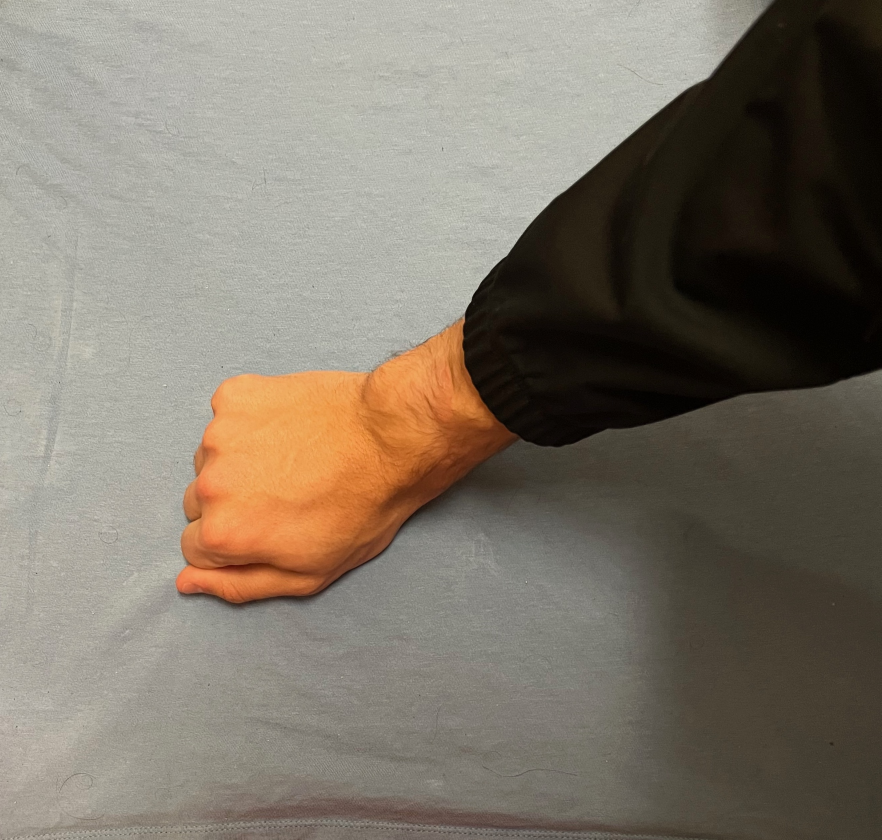
#> input picture images/EzLock1.jpeg, 2645 x 2520 px, found by its file name (shown at 1/3 size); the run also reads 1 picture not shown here
$ python main.py
#> lines starting #> are read from the running program, lines starting #| are printed output that depends on the picture; after the words box and inside, x2 and y2 are one past the last pixel; in counts of white or black regions, pixels touching at a corner belong together
import cv2
import numpy as np


#set of predefined upper and lower bound average differences in neighboring control points (local extrema)
fistL = 24
fistU = 109
palmL = 113
palmU = 197
splayL = 280

#coordinates for locations
upend = 882
lowstart = 1763
leftend = 840
rightstart = 1680

def classify(path):
    img = cv2.imread(path, cv2.IMREAD_COLOR)
#> img is the input picture: shape (2520, 2645, 3); mean B, G, R 105.5, 118.1, 127

    #rotating image since I oriented myself from the side
    img = cv2.rotate(img, cv2.ROTATE_90_CLOCKWISE)
#> img: shape (2645, 2520, 3)


    hsv = cv2.cvtColor(img, cv2.COLOR_BGR2HSV)
#> hsv: shape (2645, 2520, 3); mean H, S, V 23.1, 60.8, 127.2
    #learned how to threshold on a specific color using: https://stackoverflow.com/questions/48109650/how-to-detect-two-different-colors-using-cv2-inrange-in-python-opencv
    lower_red = np.array([0, 100, 100])
    upper_red = np.array([25, 255, 255])

    mask = cv2.inRange(hsv, lower_red, upper_red)
#> mask: shape (2645, 2520); 7.4% white; 39 white regions (38 under 20 px), largest, box (x1, y1, x2, y2) and area: (711, 527, 1566, 1495) 491329
    result = cv2.bitwise_and(img, img, mask=mask)

    gray = cv2.cvtColor(result,cv2.COLOR_BGR2GRAY)
    #learned gaussian blur to reduce noise using: https://docs.opencv.org/4.x/d4/d13/tutorial_py_filtering.html
    blur = cv2.GaussianBlur(gray, (5, 5), 0)

    #learned to threshold grayscale to get binary image using: https://techtutorialsx.com/2019/04/13/python-opencv-converting-image-to-black-and-white/
    ret,thresh = cv2.threshold(blur,20,255,cv2.THRESH_BINARY)
#> thresh: shape (2645, 2520); 7.4% white; 22 white regions (21 under 20 px)

    #learned contours using: https://docs.opencv.org/3.4/d4/d73/tutorial_py_contours_begin.html
    contours, hierarchy = cv2.findContours(thresh, cv2.RETR_EXTERNAL, cv2.CHAIN_APPROX_SIMPLE)
#> contours = 22 contours, 21 with area under 20; largest, box (x1, y1, x2, y2) and area: (710, 526, 1566, 1495) 493902

    #learned how to approximate contours using: https://docs.opencv.org/3.4/dc/dcf/tutorial_py_contour_features.html and https://www.tutorialspoint.com/how-to-approximate-a-contour-shape-in-an-image-using-opencv-python
    #approximated contours because I wanted a simpler outline of the hand to work with that still displayed the gesture but not all the minute details
    for c in contours:
        accuracy= 0.001 * cv2.arcLength(c, True)
        approx= cv2.approxPolyDP(c,accuracy,True)
        cv2.drawContours(img, [approx], 0, (0,255,0),2)
#> this loop made 22 passes
#> accuracy on passes 2, 3, 4, 6, 7, 8, 9, 10: 0.00883, 0.00624, 0.0102, 0.0145, 0.00824, 0.00824, 0.0131, 0.0122

    #learned about centroids and moments using: https://docs.opencv.org/3.4/dd/d49/tutorial_py_contour_features.html
    #using the center of the contours I generated to determine the location of the hand most accurately as people associate their hand location with the center of the hand not the edges
    for i in contours:
        M = cv2.moments(i)
        if M['m00'] != 0:
            cx = int(M['m10']/M['m00'])
            cy = int(M['m01']/M['m00'])
#> this loop made 22 passes
#> (i, cx, cy) on passes 1, 11, 12, 17, 19, 20: ([[1209, 1493], [1207, 1495], [1209, 1495]], 1208, 1494), ([[1081, 1348], [1081, 1349], [1082, 1349], [1082, 1348]], 1081, 1348), ([[1026, 1299], [1026, 1300], [1027, 1300]], 1026, 1299), ([[1072, 1269], [1071, 1270], [1071, 1271], [1072, 1271]], 1071, 1270), ([[1064, 1266], [1064, 1267], [1065, 1267], [1065, 1266]], 1064, 1266), ([[1039, 1244], [1039, 1245], [1040, 1245], [1040, 1244]], 1039, 1244)

    #if statements to determine location based of center of hand
    if cx < leftend:
        if cy < upend:
            location = "Upper Left"
        elif cy > lowstart:
            location = "Lower Left"
        else:
            location = "None"
    elif cx > rightstart:
        if cy < upend:
            location = "Upper Right"
        elif cy > lowstart:
            location = "Lower Right"
        else:
            location = "None"
    elif leftend <= cx <= rightstart:
        if upend<=cy<=lowstart:
            location = "Center"
        else:
            location = "None"

    #finding local extrema by looping through the approximated contours to find points where both neighbors or either less than or greater than the current point
    #this determines where there is a peak or valley in the outline of the hand
    cp=[]
    for i in range(1, len(approx)-1):
        curr = approx[i][0]
        neighbor1 = approx[i-1][0]
        neighbor2 = approx[i+1][0]
        if curr[1] > neighbor1[1] and curr[1] > neighbor2[1]:
            cv2.circle(img, (curr[0], curr[1]), 10, (0, 0, 255), -1)
            cp.append(curr)
        elif curr[1] < neighbor1[1] and curr[1] < neighbor2[1]:
            cv2.circle(img, (curr[0], curr[1]), 10, (255, 0, 0), -1)
            cp.append(curr)
#> this loop made 96 passes
#> (curr, neighbor1, neighbor2) on passes 1 to 8: ([737, 563], [744, 535], [741, 612]), ([741, 612], [737, 563], [710, 706]), ([710, 706], [741, 612], [732, 836]), ([732, 836], [710, 706], [736, 934]), ([736, 934], [732, 836], [753, 969]), ([753, 969], [736, 934], [811, 1043]), ([811, 1043], [753, 969], [834, 1096]), ([834, 1096], [811, 1043], [870, 1149])
#> after the loop, cp = 32 pairs, first value 827 to 1561, second value 541 to 1494

    #finding average difference in neighboring local extrema to determine how extreme the variations in the hand are, this helps identify the differences between the different gestures
    diff=0
    for i in range(len(cp)-1):
        curr= cp[i]
        neighbor = cp[i+1]
        diff = diff + np.absolute(curr[1]-neighbor[1])
#> this loop made 31 passes
#> (curr, neighbor, diff) on passes 1 to 8: ([1025, 1296], [1030, 1264], 32), ([1030, 1264], [1036, 1271], 39), ([1036, 1271], [1019, 1179], 131), ([1019, 1179], [1107, 1297], 249), ([1107, 1297], [1076, 1268], 278), ([1076, 1268], [1079, 1282], 292), ([1079, 1282], [1064, 1279], 295), ([1064, 1279], [1105, 1338], 354)
#> after the loop, diff = 1664
    avgdiff = diff/(len(cp)-1)
#> avgdiff = 53.68

    #if statements to determine the hand gesture and put text on the image to display the gesture and location
    if fistL <= avgdiff <= fistU:
        gesture = "Fist"
    elif palmL < avgdiff <= palmU:
        gesture = "Palm"
    elif splayL < avgdiff:
        gesture = "Splay"
    else:
        gesture = "Unknown"

    img = cv2.putText(thresh, gesture + ", " + location, (1000,2500), cv2.FONT_HERSHEY_SIMPLEX, 3, (255,255,255), 10, cv2.LINE_AA)
#> img: shape (2645, 2520)

    cv2.imshow("image",img)

    cv2.waitKey(0)

    cv2.destroyAllWindows()

    return (gesture,location)

#easy sequence my images
img1 = "/Users/tylerberg/Desktop/Visual Interfaces Assignment 1/images/EzLock1.jpeg"
img2 = "/Users/tylerberg/Desktop/Visual Interfaces Assignment 1/images/EzLock2.jpeg"
img3 = "/Users/tylerberg/Desktop/Visual Interfaces Assignment 1/images/EzLock3.jpeg"
c1 = classify(img1)
c2 = classify(img2)
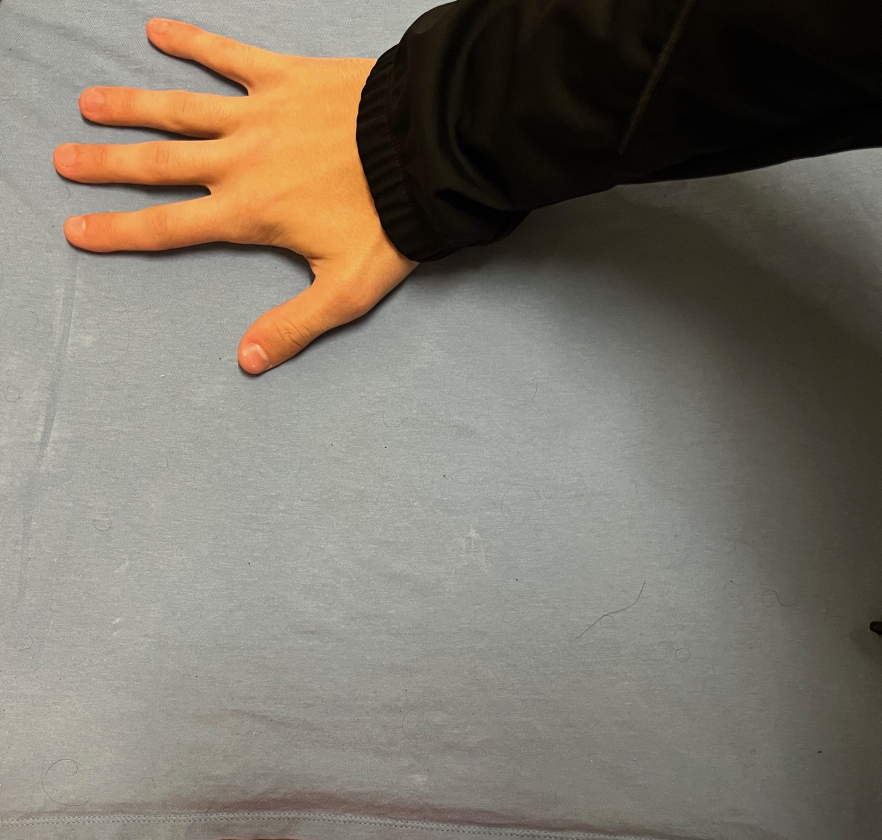
#> input picture images/EzLock2.jpeg, 2645 x 2520 px, found by its file name (shown at 1/3 size)
#> in classify, img is the input picture: shape (2520, 2645, 3); mean B, G, R 105.4, 117.4, 124.8
#> in classify (call 2), `ret,thresh = cv2.threshold(blur,20,255,cv2.THRESH_BINARY)`:
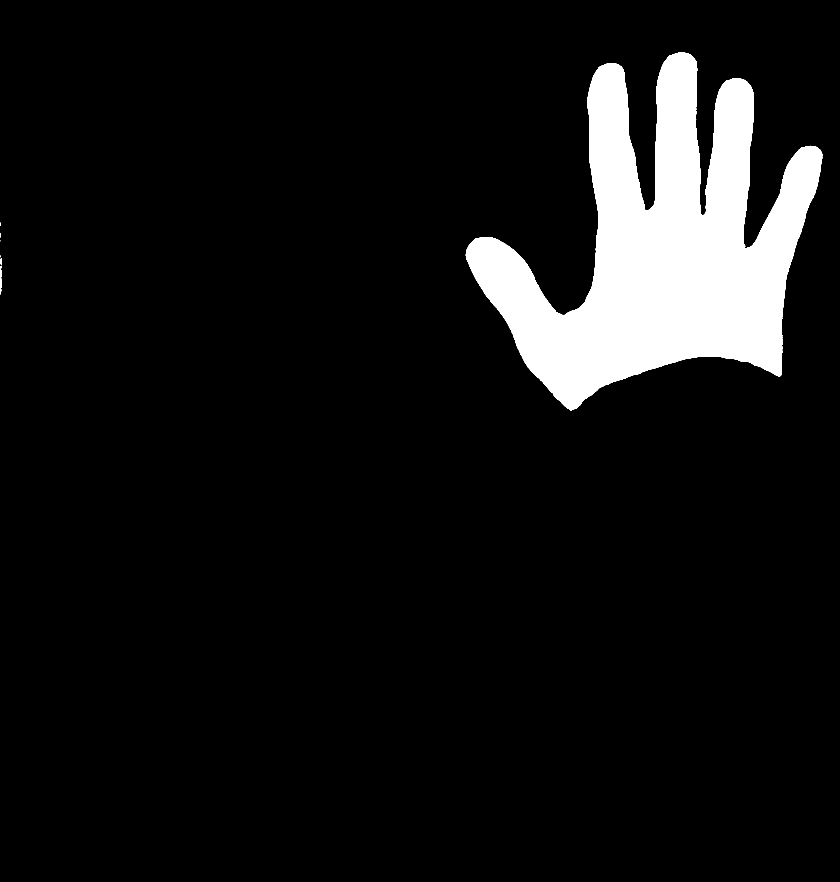
#> thresh: shape (2645, 2520) (shown at 1/3 size); 8.1% white; 7 white regions (3 under 20 px)
#> in classify (call 2), `contours, hierarchy = cv2.findContours(thresh, cv2.RETR_EXTERNAL, cv2...`: contours = 7 contours, 4 with area under 20; largest, box (x1, y1, x2, y2) and area: (1397, 158, 2467, 1233) 535292, (0, 797, 5, 883) 173, (2, 775, 5, 794) 34
#> the loop in classify (call 2), `for c in contours:` made 7 passes
#> accuracy on passes 1, 2, 5, 7: 0.184, 0.0377, 0.0282, 6.49
#> the loop in classify (call 2), `for i in contours:` made 7 passes
#> (i, cx, cy) on pass 6: ([[0, 668], [0, 676], [1, 676], [1, 668]], 0, 672)
#> the loop in classify (call 2), `for i in range(1, len(approx)-1):` made 57 passes
#> (curr, neighbor1, neighbor2) on passes 1 to 8: ([2004, 169], [2062, 159], [1971, 246]), ([1971, 246], [2004, 169], [1966, 593]), ([1966, 593], [1971, 246], [1959, 618]), ([1959, 618], [1966, 593], [1939, 632]), ([1939, 632], [1959, 618], [1884, 398]), ([1884, 398], [1939, 632], [1869, 207]), ([1869, 207], [1884, 398], [1847, 190]), ([1847, 190], [1869, 207], [1822, 190])
#> after the loop in classify (call 2), `for i in range(1, len(approx)-1):`: cp = [[1939, 632], [1693, 945], [1428, 714], [1711, 1232], [2101, 1068], [2334, 1128], [2431, 437], [2235, 744], [2201, 235], [2105, 646]]
#> the loop in classify (call 2), `for i in range(len(cp)-1):` made 9 passes
#> (curr, neighbor, diff) on passes 1 to 8: ([1939, 632], [1693, 945], 313), ([1693, 945], [1428, 714], 544), ([1428, 714], [1711, 1232], 1062), ([1711, 1232], [2101, 1068], 1226), ([2101, 1068], [2334, 1128], 1286), ([2334, 1128], [2431, 437], 1977), ([2431, 437], [2235, 744], 2284), ([2235, 744], [2201, 235], 2793)
#> after the loop in classify (call 2), `for i in range(len(cp)-1):`: diff = 3204
#> in classify (call 2), `avgdiff = diff/(len(cp)-1)`: avgdiff = 356
c3 = classify(img3)
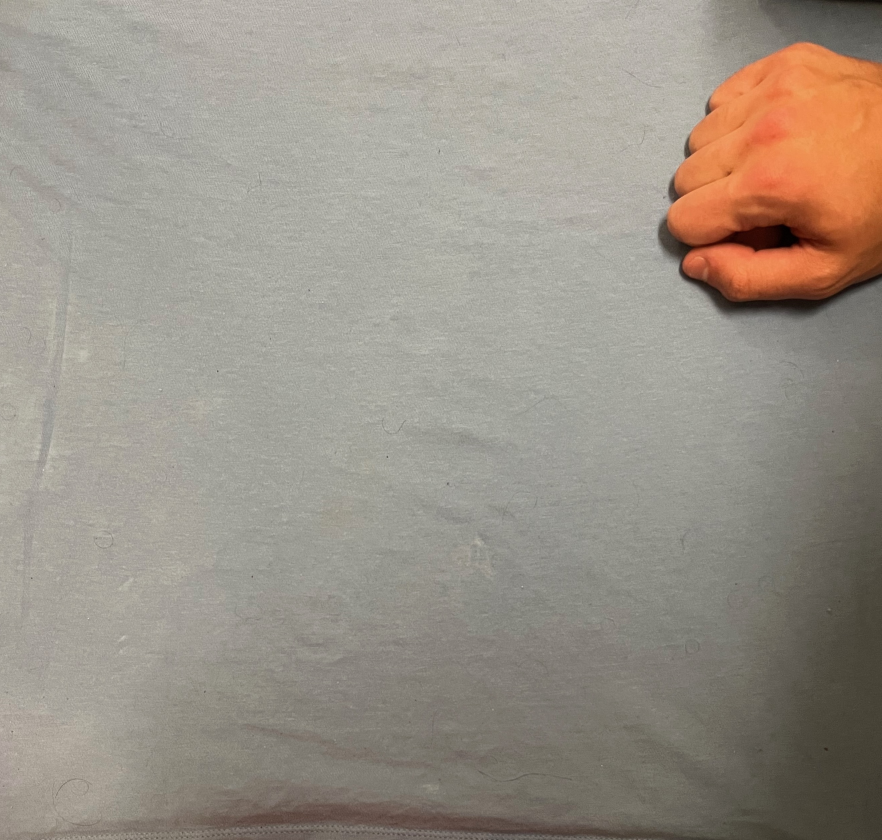
#> input picture images/EzLock3.jpeg, 2645 x 2520 px, found by its file name (shown at 1/3 size)
#> in classify, img is the input picture: shape (2520, 2645, 3); mean B, G, R 135.5, 146.2, 154.2
#> in classify (call 3), `contours, hierarchy = cv2.findContours(thresh, cv2.RETR_EXTERNAL, cv2...`: contours = 1 contour; box (x1, y1, x2, y2) and area: (1621, 1999, 2395, 2645) 380840
#> the loop in classify (call 3), `for c in contours:` made 1 pass
#> accuracy on pass 1: 3.61
#> the loop in classify (call 3), `for i in contours:` made 1 pass
#> (cx, cy) on pass 1: (1997, 2357)
#> the loop in classify (call 3), `for i in range(1, len(approx)-1):` made 67 passes
#> (curr, neighbor1, neighbor2) on passes 1 to 8: ([1686, 2080], [1702, 2054], [1677, 2118]), ([1677, 2118], [1686, 2080], [1681, 2126]), ([1681, 2126], [1677, 2118], [1655, 2160]), ([1655, 2160], [1681, 2126], [1635, 2175]), ([1635, 2175], [1655, 2160], [1639, 2184]), ([1639, 2184], [1635, 2175], [1630, 2190]), ([1630, 2190], [1639, 2184], [1621, 2222]), ([1621, 2222], [1630, 2190], [1635, 2353])
#> the loop in classify (call 3), `for i in range(len(cp)-1):` made 8 passes

if c1[0]=="Fist":
    if c2[0]=="Splay" and c2[1]=="Upper Right":
        if c3[1]=="Lower Right":
            print("Unlocked")
        else:
            print("Failed")
    else:
        print("Failed")
else:
    print("Failed")


#hard sequence my images
img1 = "/Users/tylerberg/Desktop/Visual Interfaces Assignment 1/images/HardLock1.jpeg"
img2 = "/Users/tylerberg/Desktop/Visual Interfaces Assignment 1/images/HardLock2.jpeg"
img3 = "/Users/tylerberg/Desktop/Visual Interfaces Assignment 1/images/HardLock3.jpeg"
c1 = classify(img1)
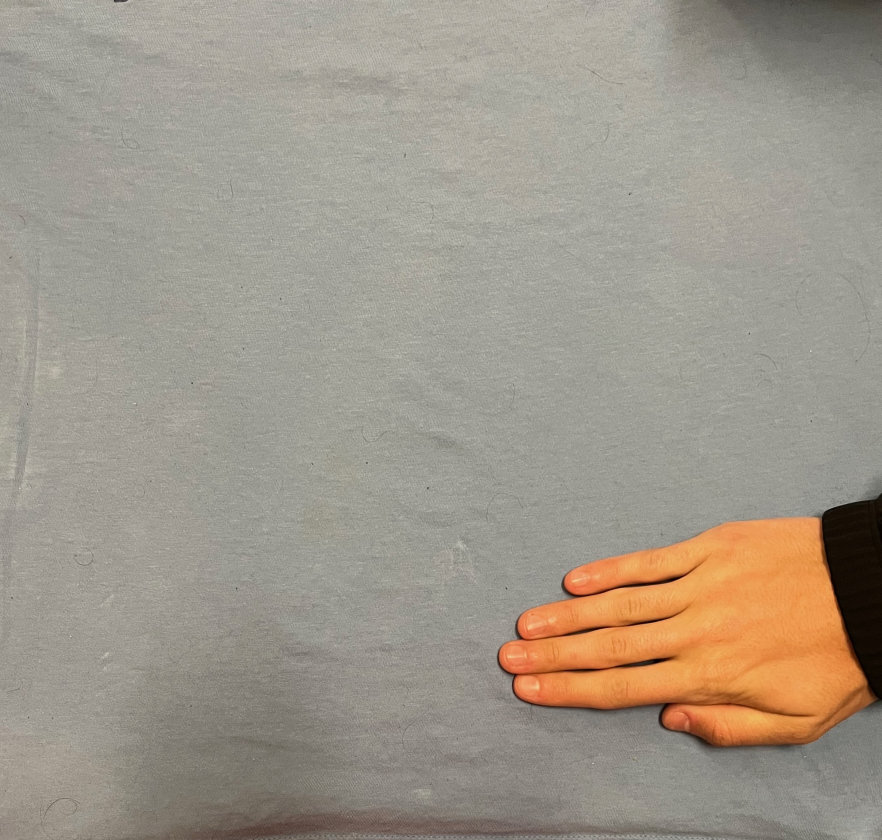
#> input picture images/HardLock1.jpeg, 2645 x 2520 px, found by its file name (shown at 1/3 size)
#> in classify, img is the input picture: shape (2520, 2645, 3); mean B, G, R 138, 150.9, 159.3
#> the loop in classify (call 4), `for c in contours:` made 1 pass
#> the loop in classify (call 4), `for i in contours:` made 1 pass
#> the loop in classify (call 4), `for i in range(1, len(approx)-1):` made 53 passes
#> the loop in classify (call 4), `for i in range(len(cp)-1):` made 8 passes
c2 = classify(img2)
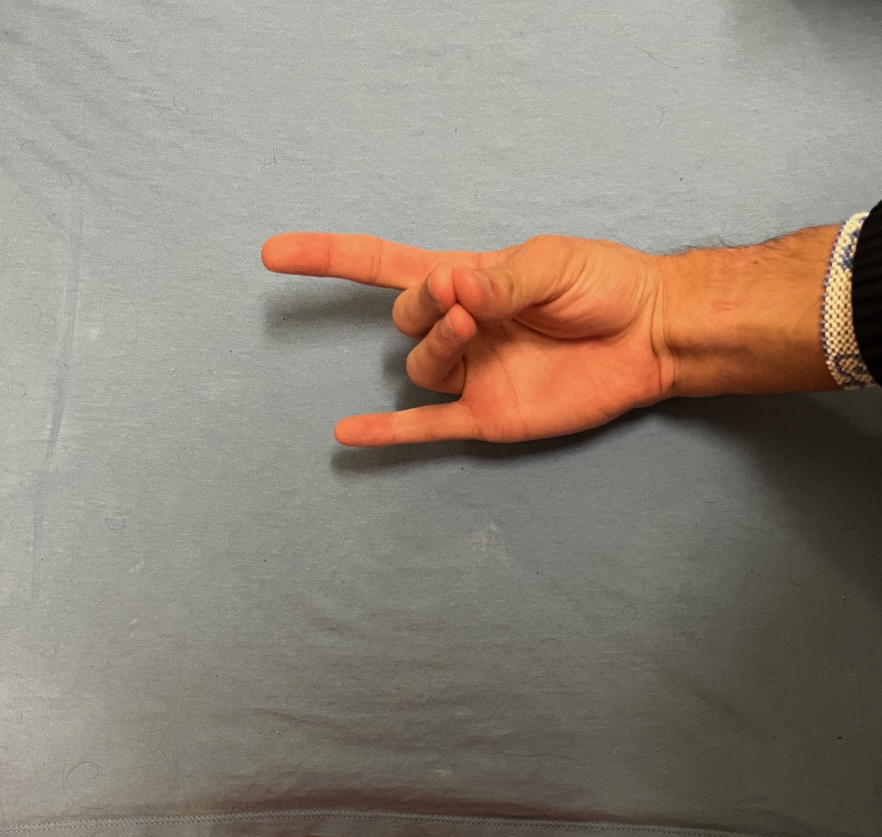
#> input picture images/HardLock2.jpeg, 2645 x 2511 px, found by its file name (shown at 1/3 size)
#> in classify, img is the input picture: shape (2511, 2645, 3); mean B, G, R 119.8, 132.2, 143.3
#> in classify (call 5), `mask = cv2.inRange(hsv, lower_red, upper_red)`:
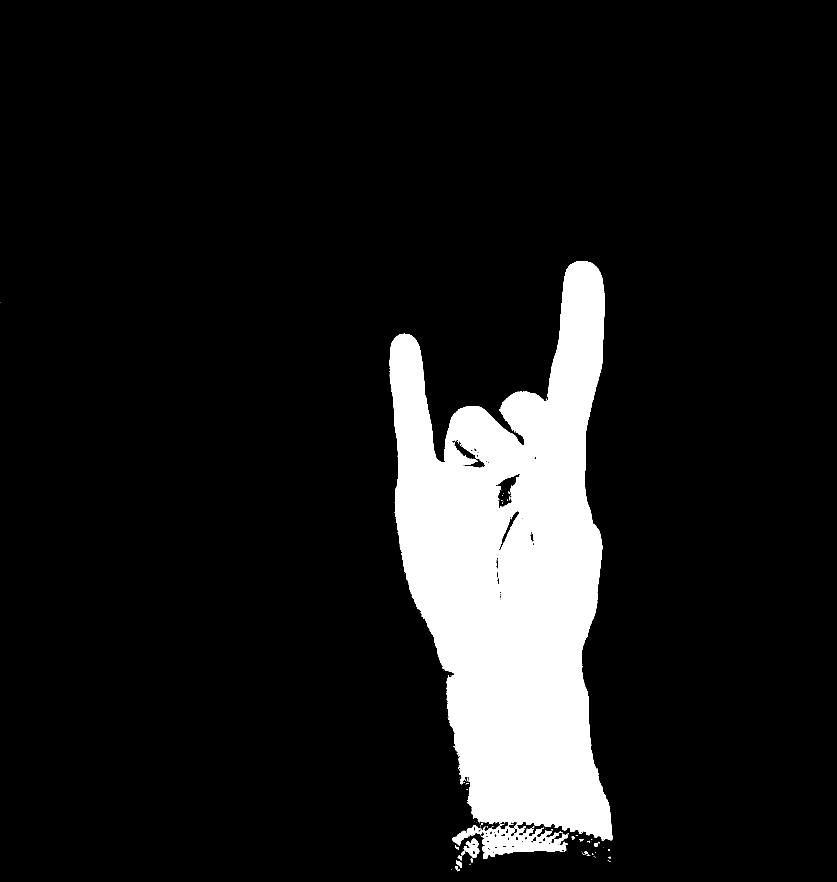
#> mask: shape (2645, 2511) (shown at 1/3 size); 10.7% white; 111 white regions (93 under 20 px), largest, box (x1, y1, x2, y2) and area: (1168, 784, 1838, 2577) 705115, (1391, 2516, 1438, 2574) 1433, (1369, 2581, 1386, 2604) 204
#> the loop in classify (call 5), `for c in contours:` made 45 passes
#> c on passes 2, 3, 7, 9, 12, 14, 17: [[1408, 2592], [1408, 2593]], [[1411, 2591], [1411, 2592], [1412, 2592], [1412, 2591]], [[1786, 2571], [1787, 2571]], [[1781, 2569], [1782, 2569]], [[1755, 2564], [1756, 2564]], [[1785, 2557], [1785, 2558], [1786, 2558], [1786, 2557]], [[1743, 2553]]
#> the loop in classify (call 5), `for i in contours:` made 45 passes
#> the loop in classify (call 5), `for i in range(1, len(approx)-1):` made 107 passes
#> the loop in classify (call 5), `for i in range(len(cp)-1):` made 41 passes
c3 = classify(img3)

if c1[0]=="Palm" and c1[1]=="Lower Left":
    if c2[0]=="Unknown" and c2[1]=="Center":
        if c3[0]=="Splay" and c3[1]=="None":
            print("Unlocked")
        else:
            print("Failed")
    else:
        print("Failed")
else:
    print("Failed")


#interesting sequence my images
img1 = "/Users/tylerberg/Desktop/Visual Interfaces Assignment 1/images/Interesting1.jpeg"
img2 = "/Users/tylerberg/Desktop/Visual Interfaces Assignment 1/images/Interesting2.jpeg"
img3 = "/Users/tylerberg/Desktop/Visual Interfaces Assignment 1/images/Interesting3.jpeg"
#> (the run stopped early here; a loop or call above may not have finished)
